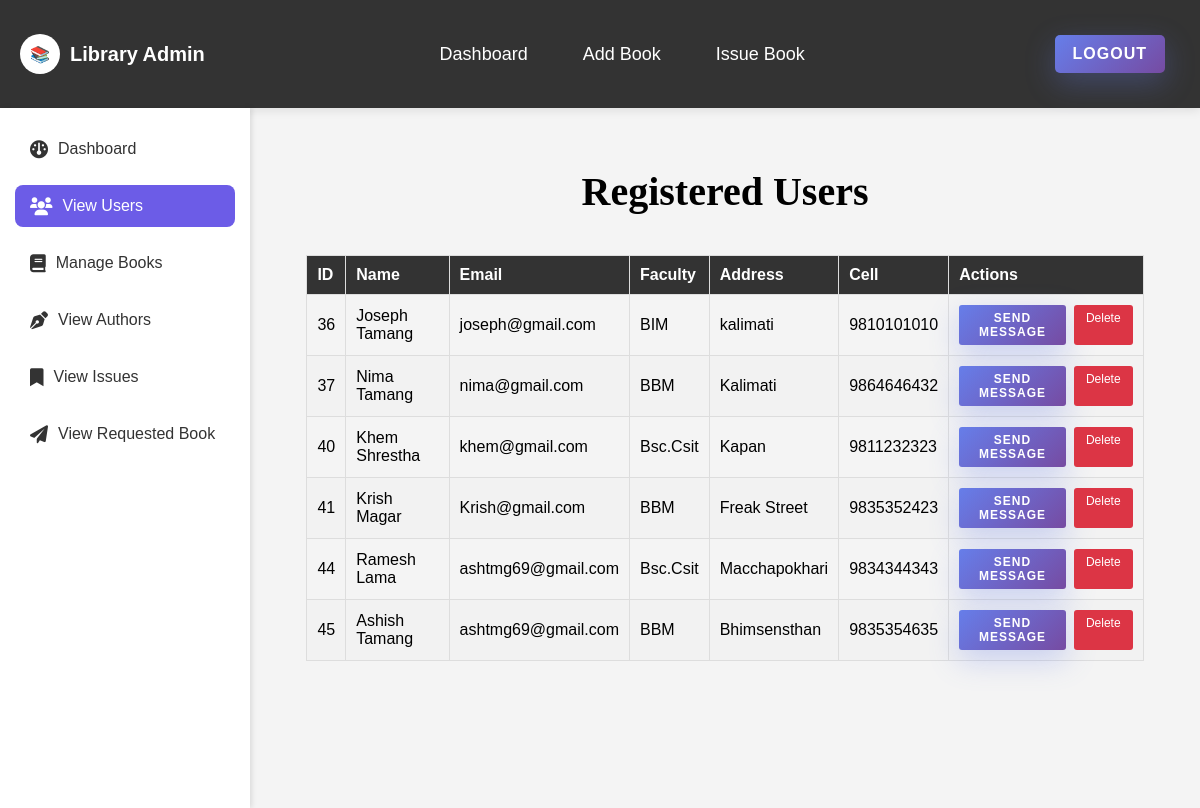
Screenshot of /admin/registeruser.php (signed in) with the database file from the repository.
### tables this page shows
CREATE TABLE `users` (
  `ID` int(255) NOT NULL,
  `Name` varchar(255) NOT NULL,
  `Email` varchar(255) NOT NULL,
  `faculty` varchar(100) NOT NULL,
  `Username` varchar(255) NOT NULL,
  `Password` varchar(255) NOT NULL,
  `Cell` varchar(255) NOT NULL,
  `Address` varchar(255) NOT NULL
);

### admin/registeruser.php (the view, shortened to what this page needs)
<?php
     $connection = mysqli_connect("localhost","root","");
     $query = "select * from users";
?>
<!DOCTYPE html>
<html lang="en">
<head>
    <link rel="stylesheet" href="../style2.css">
    <link rel="stylesheet" href="adminstyle.css">
</head>
<body>
<?php include('adminnavbar.php'); ?>
<div class="main">
<?php include('sidebar.php'); ?>
    <div class="container">
        <h2 class="h2-register-header">Registered Users</h2>
        <table>
            <thead>
              <tr>
                 <th>ID</th>
                 <th>Name</th>
                 <th>Email</th>
                 <th>Faculty</th>
                 <th>Address</th>
                 <th>Cell</th>
                 <th>Actions</th>
              </tr>
            </thead>
            <tbody>
            <?php
                 $query_run = mysqli_query($connection,$query);
                 while($row = mysqli_fetch_assoc($query_run))
                 {
                    $id = $row['ID'];
                    $name = $row['Name'];
                    $email = $row['Email'];
                    $faculty = $row['faculty'];
                    $address = $row['Address'];
                    $cell = $row['Cell'];
                    ?>
            <tr>
                <td><?php echo htmlspecialchars($id);?></td>
                <td><?php echo htmlspecialchars($name);?></td>
                <td><?php echo htmlspecialchars($email);?></td>
                <td><?php echo htmlspecialchars($faculty);?></td>
                <td><?php echo htmlspecialchars($address);?></td>
                <td><?php echo htmlspecialchars($cell);?></td>
                <td>
                    <div class="action-buttons">
                        <button class="btn-small btn-email" onclick="openEmailDialog('<?php echo htmlspecialchars($name); ?>', '<?php echo htmlspecialchars($email); ?>')">
                            Send Message
                        </button>
                        <a href="delete_user.php?id=<?php echo $id; ?>"
                           class="btn-small btn-delete"
                           onclick="return confirm('Are you sure you want to delete this user?');">
                           Delete
                        </a>
                    </div>
                </td>
            </tr>
            <?php
                 }
            ?>
            </tbody>
        </table>
    </div>
</div>
</body>
</html>

### style2.css (style rules this page uses)
* { margin: 0px; padding: 0px; box-sizing: border-box; }
table { width: 92%; margin: 20px auto; border-collapse: collapse; }
table, th, td { border: 1px solid #ddd; }
th, td { padding: 10px; text-align: left; }
th { background-color: #333; color: white; }
tr:nth-child(even) { background-color: #f2f2f2; }
h2 { font-size: 40px; font-family: arial; font-weight: 900; text-align: center; }
.h2-register-header { margin-top: 40px; font-family: Calibri; }

### admin/adminstyle.css (style rules this page uses)
:root { --primary-color: #6c63ff; --secondary-color: #f4f4f4; --text-color: #333; --card-shadow: 0 4px 6px rgba(0,0,0,0.1); }
.main { display: flex; }
.container { flex-grow: 1; padding: 20px; display: flex; flex-direction: column; gap: 20px; }
button { background: linear-gradient(135deg, #667eea 0%, #764ba2 100%); color: white; border: none; padding: 18px 60px; font-size: 18px; font-weight: 600; border-radius: 10px; cursor: pointer; transition: all 0.3s ease; text-transform: uppercase; letter-spacing: 1px; box-shadow: 0 10px 30px rgba(102, 126, 234, 0.3); }

### admin/registeruser.php (style rules this page uses)
.action-buttons { display: flex; gap: 8px; }
.btn-small { padding: 6px 12px; font-size: 12px; border-radius: 3px; text-decoration: none; display: inline-block; text-align: center; border: none; cursor: pointer; transition: background-color 0.3s; }
.btn-delete { background-color: #dc3545; color: white; }
.btn-email { background-color: #007bff; color: white; }

### admin/adminnavbar.php (style rules this page uses)
body { font-family: Arial, sans-serif; background-color: #f4f4f4; }

### admin/sidebar.php (style rules this page uses)
:root { --primary-color: #6c5ce7; --text-color: #333; }

### rows the page displays
users: ID "36", Name "Joseph Tamang", Email "joseph@gmail.com", faculty "BIM", Address "kalimati", Cell "9810101010"
users: ID "37", Name "Nima Tamang", Email "nima@gmail.com", faculty "BBM", Address "Kalimati", Cell "9864646432"
users: ID "40", Name "Khem Shrestha", Email "khem@gmail.com", faculty "Bsc.Csit", Address "Kapan", Cell "9811232323"
users: ID "41", Name "Krish Magar", Email "Krish@gmail.com", faculty "BBM", Address "Freak Street", Cell "9835352423"
users: ID "44", Name "Ramesh Lama", Email "ashtmg69@gmail.com", faculty "Bsc.Csit", Address "Macchapokhari", Cell "9834344343"
users: ID "45", Name "Ashish Tamang", Email "ashtmg69@gmail.com", faculty "BBM", Address "Bhimsensthan", Cell "9835354635"
